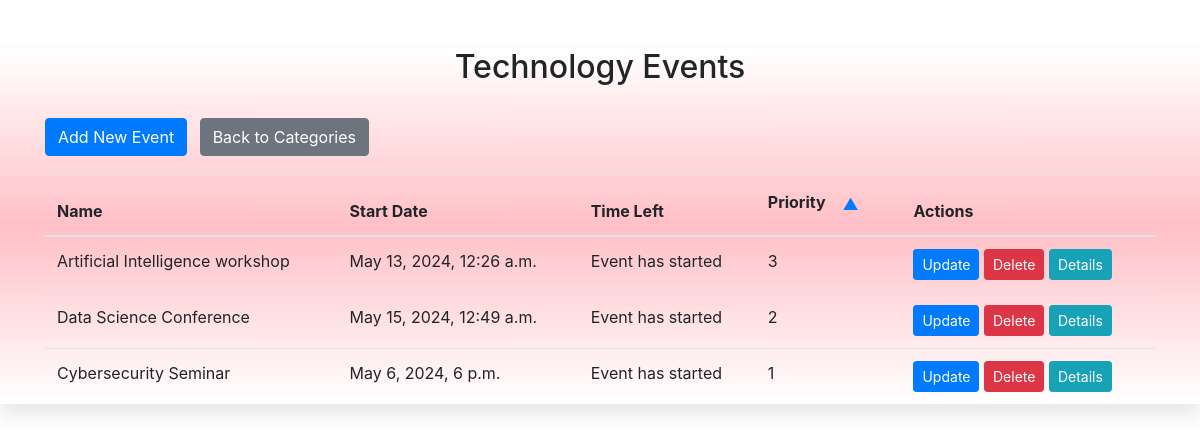
The page /categories/1/ on the database its author committed.
### home/models.py (models this page shows, shortened)
class Category(models.Model):
    name = models.CharField(max_length=100)

class Event(models.Model):
    name = models.CharField(max_length=100)
    category = models.ForeignKey(Category, on_delete=models.CASCADE)
    start_date = models.DateTimeField()
    end_date = models.DateTimeField()
    priority = models.IntegerField(default=1)
    description = models.TextField(default='')
    location = models.CharField(max_length=255, default='')
    organizer = models.CharField(max_length=100, default='')

### home/views.py (the view)
# urls.py: path('categories/<int:category_id>/', views.category_events, name='category_events'),
def category_events(request, category_id):
	category = get_object_or_404(Category, pk=category_id)
	events = category.event_set.all()
	return render(request, 'category_events.html', {'category': category, 'events': events})

### templates/category_events.html (shortened to what this page needs)
<!DOCTYPE html>
<html lang="en">
<head>
<link rel="stylesheet" href="https://maxcdn.bootstrapcdn.com/bootstrap/4.5.2/css/bootstrap.min.css" />
</head>
<body>
<div style="background: linear-gradient(to bottom, #ffffff, #ffc0c6, #ffffff); box-shadow: 0px 10px 20px rgba(0, 0, 0, 0.1);">
<div class="container mt-5">
	<h2 class="text-center">{{ category.name }} Events</h2>
	<br>
	<div class="mb-3">
	<a href="{% url 'create_event' %}" class="btn btn-primary">Add New Event</a>
	<a href="{% url 'category_list' %}" class="btn btn-secondary ml-2">Back to Categories</a>
	</div>
	<table id="eventTable" class="table">
	<thead>
		<tr>
		<th>Name</th>
		<th>Start Date</th>
		<th>Time Left</th>
		<th>Priority <button class="btn btn-link" onclick="sortByPriority()">▲</button></th>
		<th>Actions</th>
		</tr>
	</thead>
	<tbody>
		{% for event in events %}
		<tr>
			<td>{{ event.name }}</td>
			<td>{{ event.start_date }}</td>
			<td>
			<div id="countdown_{{ event.id }}" class="countdown-timer"></div>
			</td>
			<td>{{ event.priority }}</td>
			<td>
			<a href="{% url 'update_event' event.id %}" class="btn btn-primary btn-sm">Update</a>
			<form method="post" action="{% url 'delete_event' event.id %}" style="display: inline;">
				<button type="submit" class="btn btn-danger btn-sm">Delete</button>
			</form>
			<button type="button" class="btn btn-info btn-sm" data-toggle="modal" data-target="#eventModal_{{ event.id }}">Details</button>
			</td>
		</tr>
		{% endfor %}
	</tbody>
	</table>
</div>
</div>
</body>
</html>

### rows shown on the page
Category: name "Technology"
Event: name "Artificial Intelligence workshop", start_date "May 13, 2024, 12:26 a.m.", priority "3"
Event: name "Data Science Conference", start_date "May 15, 2024, 12:49 a.m.", priority "2"
Event: name "Cybersecurity Seminar", start_date "May 6, 2024, 6 p.m.", priority "1"
